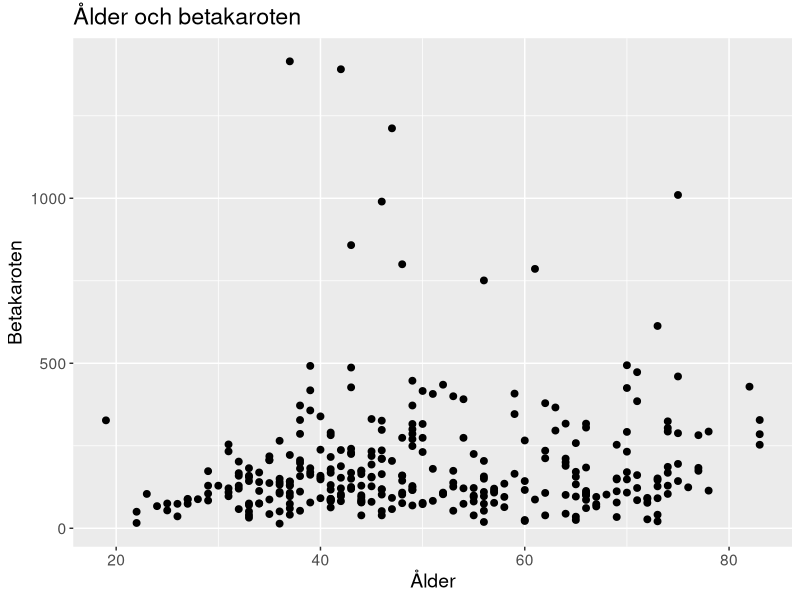
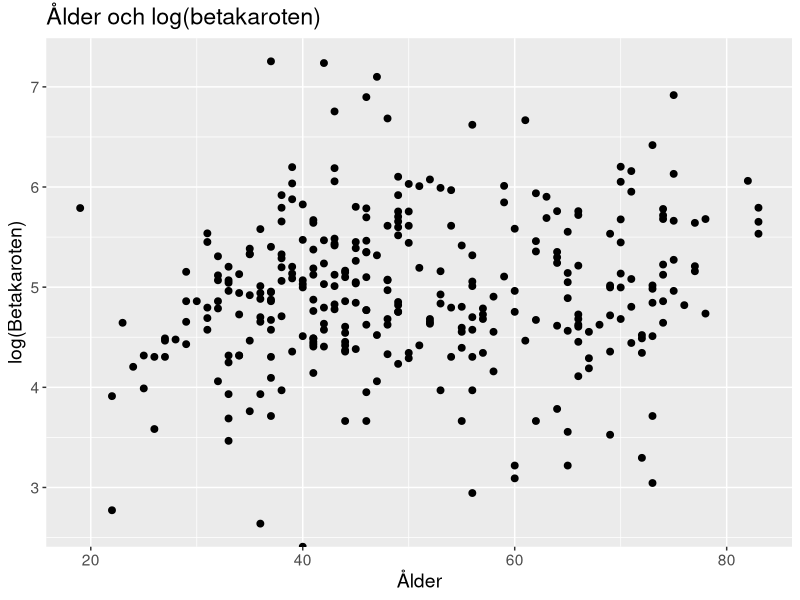

Generate these figures, in order, with R:
# Import ggplot library
library(ggplot2)

# Read data file
plasma <- read.delim("Data/plasma.txt")
head(plasma)
summary(plasma)

# Delete data point with betaplasma=0
newplasma <- plasma[plasma$betaplasma > 0, ]

# Plot beta-carotene against age
(
  plot.data1 <- 
    ggplot(data = newplasma, aes(x = age, y = betaplasma)) + 
    geom_point(size = 2) +
    xlab("Ålder") +
    ylab("Betakaroten") +
    labs(title = "Ålder och betakaroten") +
    theme(text = element_text(size = 14))
)

# Plot log(beta-carotene) against age
(
  plot.data2 <- 
    ggplot(data = plasma, aes(x = age, y = log(betaplasma))) + 
    geom_point(size = 2) +
    xlab("Ålder") +
    ylab("log(Betakaroten)") +
    labs(title = "Ålder och log(betakaroten)") +
    theme(text = element_text(size = 14))
)
minage <- min(newplasma$betaplasma)

# Linear model
newplasma.model1 <- lm(betaplasma ~ I(age - minage), data = newplasma)
summary(newplasma.model1)

# Logaritmic model
newplasma.model2 <- lm(log(betaplasma) ~ I(age - minage), data = newplasma)
